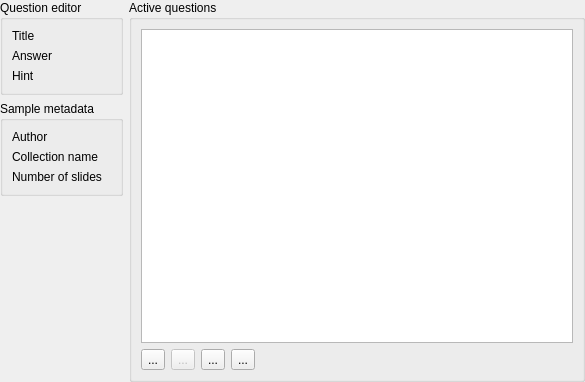
<?xml version="1.0" encoding="UTF-8"?>
<ui version="4.0">
 <class>SampleEditor</class>
 <widget class="QWidget" name="SampleEditor">
  <property name="geometry">
   <rect>
    <x>0</x>
    <y>0</y>
    <width>585</width>
    <height>382</height>
   </rect>
  </property>
  <property name="windowTitle">
   <string>Form</string>
  </property>
  <layout class="QHBoxLayout" name="horizontalLayout">
   <property name="leftMargin">
    <number>0</number>
   </property>
   <property name="topMargin">
    <number>0</number>
   </property>
   <property name="rightMargin">
    <number>0</number>
   </property>
   <property name="bottomMargin">
    <number>0</number>
   </property>
   <item>
    <widget class="QScrollArea" name="scrollArea">
     <property name="frameShape">
      <enum>QFrame::NoFrame</enum>
     </property>
     <property name="widgetResizable">
      <bool>true</bool>
     </property>
     <widget class="QWidget" name="scrollAreaWidgetContents">
      <property name="geometry">
       <rect>
        <x>0</x>
        <y>0</y>
        <width>585</width>
        <height>382</height>
       </rect>
      </property>
      <layout class="QGridLayout" name="gridLayout">
       <property name="leftMargin">
        <number>0</number>
       </property>
       <property name="topMargin">
        <number>0</number>
       </property>
       <property name="rightMargin">
        <number>0</number>
       </property>
       <property name="bottomMargin">
        <number>0</number>
       </property>
       <item row="1" column="0">
        <widget class="QGroupBox" name="groupBox_3">
         <property name="title">
          <string>Sample metadata</string>
         </property>
         <layout class="QFormLayout" name="formLayout_2">
          <property name="fieldGrowthPolicy">
           <enum>QFormLayout::AllNonFixedFieldsGrow</enum>
          </property>
          <item row="0" column="0">
           <widget class="QLabel" name="label_3">
            <property name="text">
             <string>Author</string>
            </property>
           </widget>
          </item>
          <item row="0" column="1">
           <widget class="LineEditWithStatus" name="m_txtAuthor" native="true"/>
          </item>
          <item row="1" column="0">
           <widget class="QLabel" name="label_4">
            <property name="text">
             <string>Collection name</string>
            </property>
           </widget>
          </item>
          <item row="1" column="1">
           <widget class="LineEditWithStatus" name="m_txtName" native="true"/>
          </item>
          <item row="2" column="0">
           <widget class="QLabel" name="label_6">
            <property name="text">
             <string>Number of slides</string>
            </property>
           </widget>
          </item>
          <item row="2" column="1">
           <widget class="LineEditWithStatus" name="m_txtNumberOfQuestions" native="true"/>
          </item>
         </layout>
        </widget>
       </item>
       <item row="0" column="1" rowspan="4">
        <widget class="QGroupBox" name="groupBox_2">
         <property name="title">
          <string>Active questions</string>
         </property>
         <layout class="QGridLayout" name="gridLayout_2">
          <item row="1" column="0">
           <widget class="PlainToolButton" name="m_btnQuestionAdd">
            <property name="toolTip">
             <string>Add new question.</string>
            </property>
            <property name="text">
             <string>...</string>
            </property>
            <property name="iconSize">
             <size>
              <width>24</width>
              <height>24</height>
             </size>
            </property>
           </widget>
          </item>
          <item row="1" column="3">
           <widget class="PlainToolButton" name="m_btnQuestionDown">
            <property name="toolTip">
             <string>Move question down.</string>
            </property>
            <property name="text">
             <string>...</string>
            </property>
            <property name="iconSize">
             <size>
              <width>24</width>
              <height>24</height>
             </size>
            </property>
           </widget>
          </item>
          <item row="1" column="1">
           <widget class="PlainToolButton" name="m_btnQuestionRemove">
            <property name="enabled">
             <bool>false</bool>
            </property>
            <property name="toolTip">
             <string>Remove selected question.</string>
            </property>
            <property name="text">
             <string>...</string>
            </property>
            <property name="iconSize">
             <size>
              <width>24</width>
              <height>24</height>
             </size>
            </property>
           </widget>
          </item>
          <item row="1" column="2">
           <widget class="PlainToolButton" name="m_btnQuestionUp">
            <property name="toolTip">
             <string>Move question up.</string>
            </property>
            <property name="text">
             <string>...</string>
            </property>
            <property name="iconSize">
             <size>
              <width>24</width>
              <height>24</height>
             </size>
            </property>
           </widget>
          </item>
          <item row="1" column="4">
           <spacer name="horizontalSpacer">
            <property name="orientation">
             <enum>Qt::Horizontal</enum>
            </property>
            <property name="sizeHint" stdset="0">
             <size>
              <width>40</width>
              <height>20</height>
             </size>
            </property>
           </spacer>
          </item>
          <item row="0" column="0" colspan="5">
           <widget class="QListWidget" name="m_listQuestions">
            <property name="sizePolicy">
             <sizepolicy hsizetype="Expanding" vsizetype="Expanding">
              <horstretch>1</horstretch>
              <verstretch>0</verstretch>
             </sizepolicy>
            </property>
            <property name="toolTip">
             <string>This list contains already added questions.</string>
            </property>
           </widget>
          </item>
         </layout>
        </widget>
       </item>
       <item row="0" column="0">
        <widget class="QGroupBox" name="m_groupQuestionEditor">
         <property name="title">
          <string>Question editor</string>
         </property>
         <layout class="QFormLayout" name="formLayout">
          <property name="fieldGrowthPolicy">
           <enum>QFormLayout::AllNonFixedFieldsGrow</enum>
          </property>
          <item row="0" column="0">
           <widget class="QLabel" name="label">
            <property name="text">
             <string>Title</string>
            </property>
           </widget>
          </item>
          <item row="0" column="1">
           <widget class="LineEditWithStatus" name="m_txtQuestion" native="true"/>
          </item>
          <item row="1" column="0">
           <widget class="QLabel" name="label_2">
            <property name="text">
             <string>Answer</string>
            </property>
           </widget>
          </item>
          <item row="1" column="1">
           <widget class="LineEditWithStatus" name="m_txtAnswer" native="true"/>
          </item>
          <item row="4" column="0">
           <widget class="QLabel" name="label_7">
            <property name="text">
             <string>Hint</string>
            </property>
           </widget>
          </item>
          <item row="4" column="1">
           <widget class="LineEditWithStatus" name="m_txtHint" native="true"/>
          </item>
         </layout>
        </widget>
       </item>
       <item row="2" column="0">
        <spacer name="verticalSpacer">
         <property name="orientation">
          <enum>Qt::Vertical</enum>
         </property>
         <property name="sizeHint" stdset="0">
          <size>
           <width>20</width>
           <height>40</height>
          </size>
         </property>
        </spacer>
       </item>
      </layout>
     </widget>
    </widget>
   </item>
  </layout>
 </widget>
 <customwidgets>
  <customwidget>
   <class>PlainToolButton</class>
   <extends>QToolButton</extends>
   <header>plaintoolbutton.h</header>
  </customwidget>
  <customwidget>
   <class>LineEditWithStatus</class>
   <extends>QWidget</extends>
   <header>lineeditwithstatus.h</header>
   <container>1</container>
  </customwidget>
 </customwidgets>
 <resources/>
 <connections/>
</ui>
